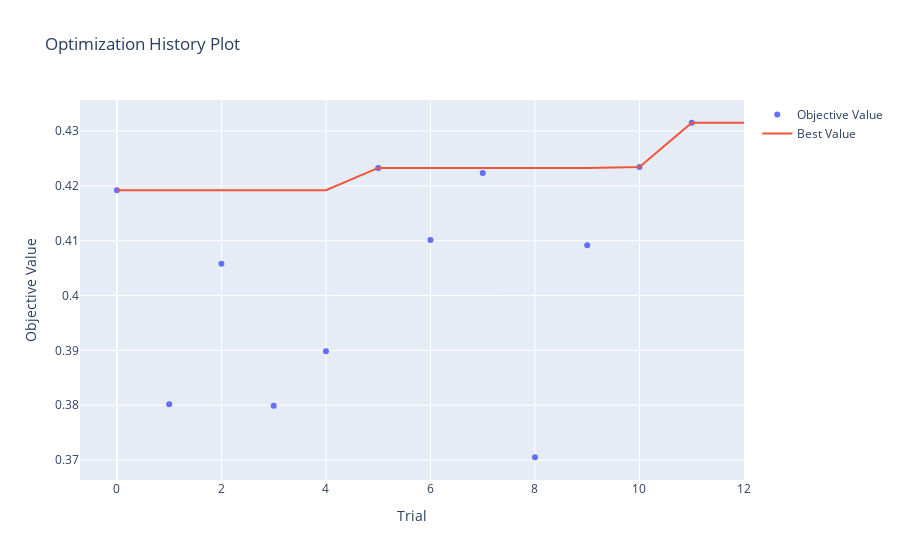

Notebook code cell kept with this figure:
### Code cell
optuna.visualization.plot_optimization_history(study)

### Figure 1 — Plotly figure (JSON) as saved in the notebook; plotly's stock layout.template omitted (floating-point values rounded to 4 significant figures)
{"data": [{"mode": "markers", "name": "Objective Value", "type": "scatter", "x": [0, 1, 2, 3, 4, 5, 6, 7, 8, 9, 10, 11], "y": [0.4192, 0.3802, 0.4058, 0.3799, 0.3898, 0.4233, 0.4101, 0.4223, 0.3705, 0.4092, 0.4234, 0.4315]}, {"mode": "lines", "name": "Best Value", "type": "scatter", "x": [0, 1, 2, 3, 4, 5, 6, 7, 8, 9, 10, 11, 12], "y": [0.4192, 0.4192, 0.4192, 0.4192, 0.4192, 0.4233, 0.4233, 0.4233, 0.4233, 0.4233, 0.4234, 0.4315, 0.4315]}, {"marker": {"color": "#cccccc"}, "mode": "markers", "name": "Infeasible Trial", "showlegend": false, "type": "scatter", "x": [], "y": []}], "layout": {"title": {"text": "Optimization History Plot"}, "xaxis": {"title": {"text": "Trial"}}, "yaxis": {"title": {"text": "Objective Value"}}}}
